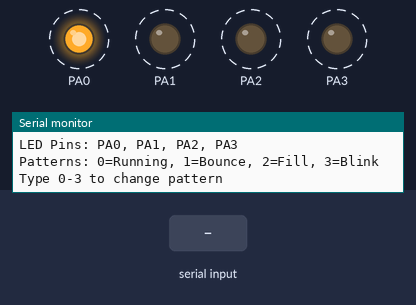
The program below on a simulated STM32 Blue Pill. Parts: output pins drawn as LEDs (lit = HIGH), the last lines printed to the serial monitor. Dashed ring = blinking. Inputs (shaded band) come from the test bench.

Above: at 2.67 s.
3.3 s: "2\n" received over Serial
At 3.87 s:
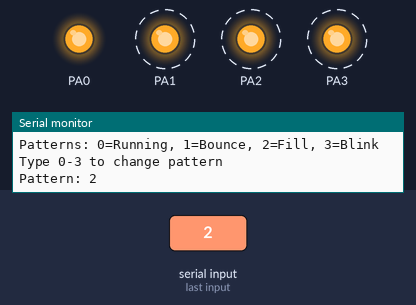
6.3 s: "90,45\n" received over Serial
At 6.88 s:
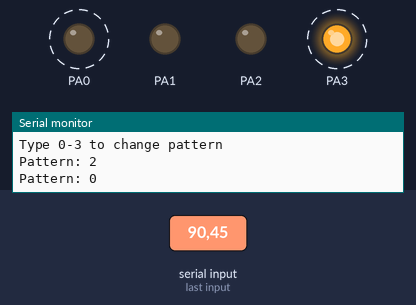
At 7.33 s:
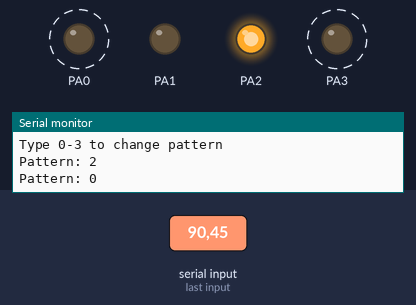
Timing chart, 0 to 15.3 s (numbered marks = the images above; inputs shaded):
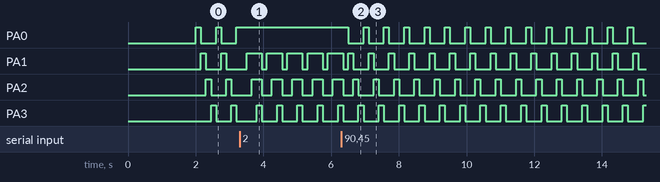

Measured:
- after the input at 3.3 s, PA0: stops changing and stays HIGH
- after the input at 6.3 s, PA0: alternates HIGH for 0.15 s and LOW for 0.45 s, starting after 0.21 s
- by itself, PA0, PA3: alternates HIGH for 0.15 s and LOW for 0.45 s
- by itself, PA1, PA2: repeats every 0.60 s: HIGH 0.15 s, LOW 0.45 s

The program:

main.cpp
```cpp
/**
 * @file main.cpp
 * @brief Program 02: Multi-LED Running Pattern - STM32F103C8T6
 */

#include <Arduino.h>

// ==================== KONFIGURASI ====================
#define NUM_LEDS        4
#define LED_1           PA0
#define LED_2           PA1
#define LED_3           PA2
#define LED_4           PA3

const uint32_t LED_PINS[NUM_LEDS] = {LED_1, LED_2, LED_3, LED_4};
#define PATTERN_DELAY   150

// ==================== VARIABEL ====================
uint8_t currentLed = 0;
uint8_t currentPattern = 0;
bool direction = true;
unsigned long previousMillis = 0;
uint8_t fillCount = 0;

// ==================== SETUP ====================
void setup() {
    Serial.begin(115200);
    delay(2000);

    Serial.println("\n========================================");
    Serial.println("Program 02: Multi-LED Running - STM32");
    Serial.println("========================================\n");

    // Initialize LED pins
    for (int i = 0; i < NUM_LEDS; i++) {
        pinMode(LED_PINS[i], OUTPUT);
        digitalWrite(LED_PINS[i], LOW);
    }

    Serial.println("LED Pins: PA0, PA1, PA2, PA3");
    Serial.println("Patterns: 0=Running, 1=Bounce, 2=Fill, 3=Blink");
    Serial.println("Type 0-3 to change pattern\n");
}

// ==================== LOOP ====================
void loop() {
    // Handle serial input
    if (Serial.available() > 0) {
        char input = Serial.read();
        if (input >= '0' && input <= '3') {
            currentPattern = input - '0';
            currentLed = 0;
            fillCount = 0;
            direction = true;
            Serial.printf("Pattern: %d\n", currentPattern);
        }
    }

    unsigned long currentMillis = millis();
    if (currentMillis - previousMillis >= PATTERN_DELAY) {
        previousMillis = currentMillis;

        // Turn all off first
        for (int i = 0; i < NUM_LEDS; i++) {
            digitalWrite(LED_PINS[i], LOW);
        }

        switch (currentPattern) {
            case 0: // Running
                digitalWrite(LED_PINS[currentLed], HIGH);
                currentLed = (currentLed + 1) % NUM_LEDS;
                break;

            case 1: // Bounce
                digitalWrite(LED_PINS[currentLed], HIGH);
                if (direction) {
                    currentLed++;
                    if (currentLed >= NUM_LEDS - 1) direction = false;
                } else {
                    currentLed--;
                    if (currentLed <= 0) direction = true;
                }
                break;

            case 2: // Fill
                for (int i = 0; i <= fillCount; i++) {
                    digitalWrite(LED_PINS[i], HIGH);
                }
                fillCount = (fillCount + 1) % NUM_LEDS;
                break;

            case 3: // Blink all
                static bool state = false;
                state = !state;
                for (int i = 0; i < NUM_LEDS; i++) {
                    digitalWrite(LED_PINS[i], state);
                }
                break;
        }
    }
}

/**
 * WIRING:
 *   PA0 → 220Ω → LED1 → GND
 *   PA1 → 220Ω → LED2 → GND
 *   PA2 → 220Ω → LED3 → GND
 *   PA3 → 220Ω → LED4 → GND
 */
```
